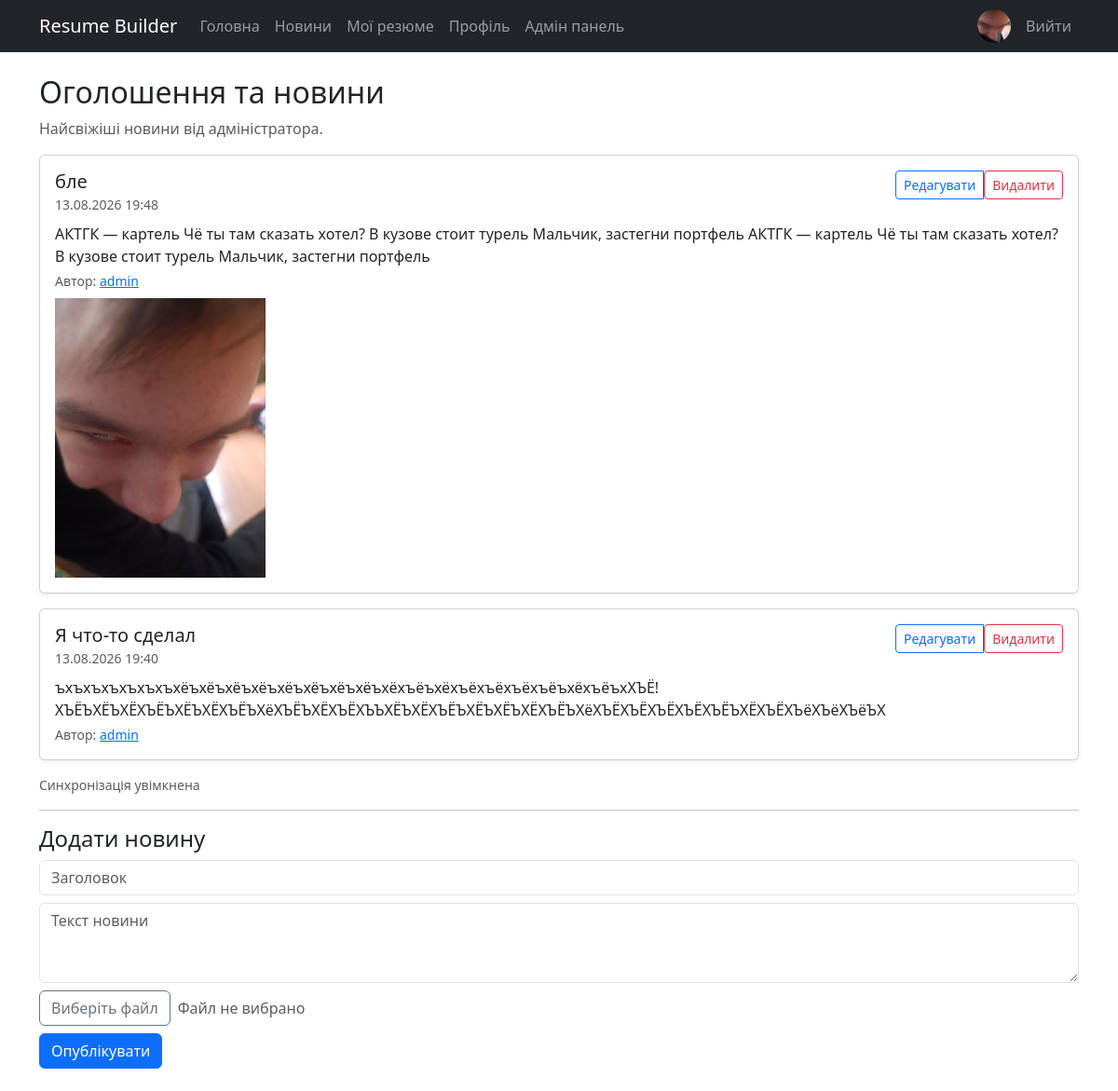
/news/ (signed in), run on an earlier commit of the app's database.
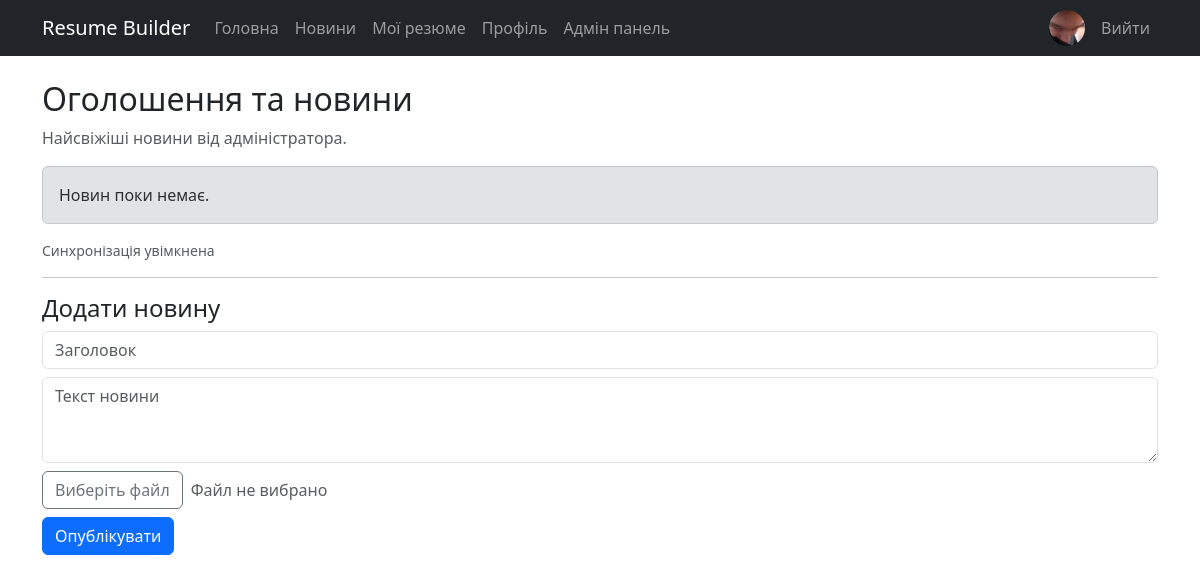
And on a later commit of the database.
### builder/models.py (models this page shows, shortened)
class NewsItem(models.Model):
    title = models.CharField(max_length=200)
    content = models.TextField()
    image = models.ImageField(upload_to='news/', blank=True, null=True)
    author = models.ForeignKey(User, on_delete=models.SET_NULL, null=True, blank=True, related_name='news_items')
    created_at = models.DateTimeField(default=timezone.now)

### builder/views.py (the view)
# urls.py: path('news/', views.news_list, name='news_list'),
def news_list(request):
    items = NewsItem.objects.order_by('-created_at')
    form = None
    if request.user.is_authenticated and request.user.is_staff:
        form = NewsForm()
    return render(request, 'news.html', {'items': items, 'form': form})

### builder/forms.py
class NewsForm(forms.ModelForm):
    image = forms.ImageField(required=False)
    class Meta:
        model = NewsItem
        fields = ('title', 'content', 'image')

### builder/context_processors.py (called while the page is built)
def user_profile(request):
    if request.user.is_authenticated:
        profile = Profile.objects.filter(user=request.user).first()
        return {'user_profile': profile}
    return {'user_profile': None}

### templates/news.html (shortened to what this page needs)
{% extends 'base.html' %}
{% block content %}
<h2>Оголошення та новини</h2>
<p class="text-muted">Найсвіжіші новини від адміністратора.</p>
<div id="news-container">
    <div id="news-feed">
        {% for item in items %}
        <div class="card shadow-sm mb-3 news-item" data-id="{{ item.pk }}">
            <div class="card-body">
                <div class="d-flex justify-content-between align-items-start mb-2">
                    <div>
                        <h5 class="card-title mb-0">{{ item.title }}</h5>
                        <small class="text-muted">{{ item.created_at|date:"d.m.Y H:i" }}</small>
                    </div>
                    {% if request.user.is_authenticated and request.user.is_staff %}
                    <div class="btn-group">
                        <a href="{% url 'edit_news' item.pk %}" class="btn btn-sm btn-outline-primary">Редагувати</a>
                        <form method="post" action="{% url 'delete_news' item.pk %}" style="display:inline" onsubmit="return confirm('Ви впевнені, що хочете видалити цю новину?');">{% csrf_token %}<button class="btn btn-sm btn-outline-danger" type="submit">Видалити</button></form>
                    </div>
                    {% endif %}
                </div>
                <p class="card-text mb-1">{{ item.content }}</p>
                {% if item.author %}
                <div class="small text-muted">Автор: <a href="{% url 'profile_view' item.author.username %}">{{ item.author.username }}</a></div>
                {% endif %}
                {% if item.image %}
                <div><img src="{{ item.image.url }}" alt="img" class="img-fluid mt-2" style="max-height:300px;"></div>
                {% endif %}
            </div>
        </div>
        {% empty %}
        <div class="alert alert-secondary">Новин поки немає.</div>
        {% endfor %}
    </div>
    <div id="news-sync-status" class="small text-muted mt-2">Синхронізація увімкнена</div>
    {% if form %}
    <hr>
    <h4>Додати новину</h4>
    <form method="post" action="{% url 'create_news' %}" enctype="multipart/form-data" id="news-form">
        <div class="mb-2">
            <input class="form-control" name="title" placeholder="Заголовок" required>
        </div>
        <div class="mb-2">
            <textarea class="form-control" name="content" rows="3" placeholder="Текст новини" required></textarea>
        </div>
        <div class="mb-2">
            <div class="d-flex align-items-center">
                <button type="button" class="btn btn-outline-secondary me-2" id="news-image-btn">Виберіть файл</button>
                <span id="news-image-filename" class="text-muted">Файл не вибрано</span>
            </div>
        </div>
        <button class="btn btn-primary" type="submit">Опублікувати</button>
    </form>
    {% endif %}
</div>
{% endblock %}

What changed in the data, as far as the page shows it:
removed NewsItem: title "бле", created_at "13.08.2026 19:48", content "АКТГК — картель Чё ты там сказать хотел? В кузове стоит турель Мальчик, застегни портфель АКТГК — картель Чё ты там сказать хотел? В кузове стоит турель Мальчик, застегни портфель", author.username "admin", image (picture)
removed NewsItem: title "Я что-то сделал", created_at "13.08.2026 19:40", content "ъхъхъхъхъхъхъхёъхёъхёъхёъхёъхёъхёъхёъхёхъёъхёхъёхъёхъёхъёъхёхъёъхХЪЁ!ХЪЁЪХЁЪХЁХЪЁЪХЁЪХЁХЪЁЪХёХЪЁЪХЁХЪЁХЪЪХЁЪХЁХЪЁЪХЁЪХЁЪХЁХЪЁЪХёХЪЁХЪЁХЪЁХЪЁХЪЁЪХЁХЪЁХЪёХЪёХЪёЪХ", author.username "admin"
Also different on the page:
text now shown: "Новин поки немає."
